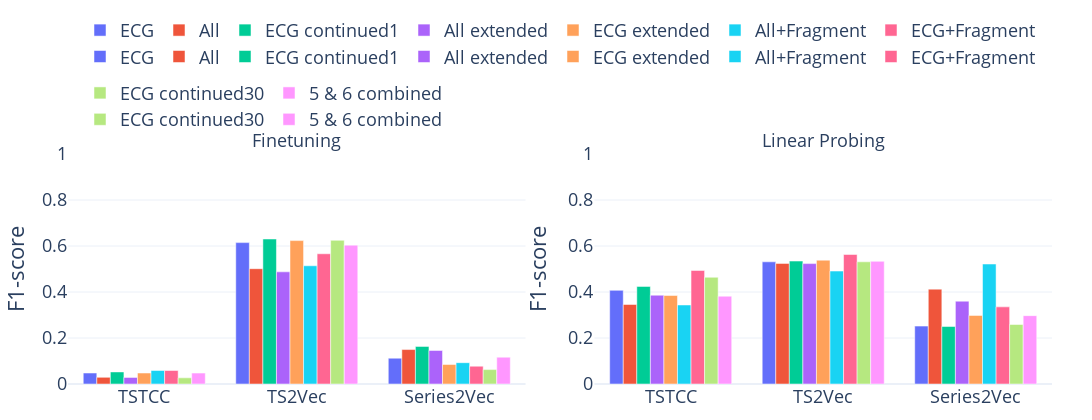

Notebook cell for this chart:
### Code cell
fig_bar1 = px.bar(fragment_result.query("calibration == 'finetuning' & head_model == 'MLP'"), x='ssl_model', y='f1', color='scenario', 
             facet_row='calibration', facet_col='head_model', barmode='group',
             labels={'ssl_model': 'SSL Model', 'acc': 'Accuracy', 'scenario': 'Scenario'},
             )

fig_bar2 = px.bar(fragment_result.query("calibration == 'linearprobing' & head_model == 'MLP'"), x='ssl_model', y='f1', color='scenario', 
             facet_row='calibration', facet_col='head_model', barmode='group',
             labels={'ssl_model': 'SSL Model', 'acc': 'Accuracy', 'scenario': 'Scenario'},
             )

fig = make_subplots(rows=1, cols=2, subplot_titles=['Finetuning', 'Linear Probing'], horizontal_spacing=0.07,)

fig.add_traces(
    fig_bar1['data'],
    rows=1, cols=1
)

fig.add_traces(
    fig_bar2['data'],
    rows=1, cols=2,

)
fig.update_annotations(font_size=18)
fig.update_layout(showlegend=False)
fig.update_yaxes(title='F1-score', range=[0, 1])
fig.update_layout(height=420, width=1600, font_size=18, 
                  legend_title_text="",
                  margin=dict(l=40, r=40, b=30, t=80),
                  showlegend=True,
                  legend=dict(orientation="h", yanchor="bottom", y=1.07, xanchor="center", x=0.5)
)

### Figure 1 — Plotly figure (JSON) as saved in the notebook; plotly's stock layout.template omitted (floating-point values rounded to 4 significant figures)
{"data": [{"alignmentgroup": "True", "hovertemplate": "Scenario=ECG<br>calibration=finetuning<br>head_model=MLP<br>SSL Model=%{x}<br>f1=%{y}<extra></extra>", "legendgroup": "ECG", "marker": {"color": "#636efa", "pattern": {"shape": ""}}, "name": "ECG", "offsetgroup": "ECG", "orientation": "v", "showlegend": true, "textposition": "auto", "type": "bar", "x": ["TSTCC", "TS2Vec", "Series2Vec"], "xaxis": "x", "y": [0.0477, 0.6147, 0.1122], "yaxis": "y"}, {"alignmentgroup": "True", "hovertemplate": "Scenario=All<br>calibration=finetuning<br>head_model=MLP<br>SSL Model=%{x}<br>f1=%{y}<extra></extra>", "legendgroup": "All", "marker": {"color": "#EF553B", "pattern": {"shape": ""}}, "name": "All", "offsetgroup": "All", "orientation": "v", "showlegend": true, "textposition": "auto", "type": "bar", "x": ["TSTCC", "TS2Vec", "Series2Vec"], "xaxis": "x", "y": [0.0289, 0.5013, 0.1498], "yaxis": "y"}, {"alignmentgroup": "True", "hovertemplate": "Scenario=ECG continued1<br>calibration=finetuning<br>head_model=MLP<br>SSL Model=%{x}<br>f1=%{y}<extra></extra>", "legendgroup": "ECG continued1", "marker": {"color": "#00cc96", "pattern": {"shape": ""}}, "name": "ECG continued1", "offsetgroup": "ECG continued1", "orientation": "v", "showlegend": true, "textposition": "auto", "type": "bar", "x": ["Series2Vec", "TS2Vec", "TSTCC"], "xaxis": "x", "y": [0.1634, 0.6305, 0.0525], "yaxis": "y"}, {"alignmentgroup": "True", "hovertemplate": "Scenario=All extended<br>calibration=finetuning<br>head_model=MLP<br>SSL Model=%{x}<br>f1=%{y}<extra></extra>", "legendgroup": "All extended", "marker": {"color": "#ab63fa", "pattern": {"shape": ""}}, "name": "All extended", "offsetgroup": "All extended", "orientation": "v", "showlegend": true, "textposition": "auto", "type": "bar", "x": ["Series2Vec", "TS2Vec", "TSTCC"], "xaxis": "x", "y": [0.1459, 0.4877, 0.0287], "yaxis": "y"}, {"alignmentgroup": "True", "hovertemplate": "Scenario=ECG extended<br>calibration=finetuning<br>head_model=MLP<br>SSL Model=%{x}<br>f1=%{y}<extra></extra>", "legendgroup": "ECG extended", "marker": {"color": "#FFA15A", "pattern": {"shape": ""}}, "name": "ECG extended", "offsetgroup": "ECG extended", "orientation": "v", "showlegend": true, "textposition": "auto", "type": "bar", "x": ["Series2Vec", "TS2Vec", "TSTCC"], "xaxis": "x", "y": [0.0847, 0.6235, 0.0477], "yaxis": "y"}, {"alignmentgroup": "True", "hovertemplate": "Scenario=All+Fragment<br>calibration=finetuning<br>head_model=MLP<br>SSL Model=%{x}<br>f1=%{y}<extra></extra>", "legendgroup": "All+Fragment", "marker": {"color": "#19d3f3", "pattern": {"shape": ""}}, "name": "All+Fragment", "offsetgroup": "All+Fragment", "orientation": "v", "showlegend": true, "textposition": "auto", "type": "bar", "x": ["Series2Vec", "TS2Vec", "TSTCC"], "xaxis": "x", "y": [0.0927, 0.514, 0.0586], "yaxis": "y"}, {"alignmentgroup": "True", "hovertemplate": "Scenario=ECG+Fragment<br>calibration=finetuning<br>head_model=MLP<br>SSL Model=%{x}<br>f1=%{y}<extra></extra>", "legendgroup": "ECG+Fragment", "marker": {"color": "#FF6692", "pattern": {"shape": ""}}, "name": "ECG+Fragment", "offsetgroup": "ECG+Fragment", "orientation": "v", "showlegend": true, "textposition": "auto", "type": "bar", "x": ["Series2Vec", "TS2Vec", "TSTCC"], "xaxis": "x", "y": [0.0774, 0.5662, 0.0587], "yaxis": "y"}, {"alignmentgroup": "True", "hovertemplate": "Scenario=ECG continued30<br>calibration=finetuning<br>head_model=MLP<br>SSL Model=%{x}<br>f1=%{y}<extra></extra>", "legendgroup": "ECG continued30", "marker": {"color": "#B6E880", "pattern": {"shape": ""}}, "name": "ECG continued30", "offsetgroup": "ECG continued30", "orientation": "v", "showlegend": true, "textposition": "auto", "type": "bar", "x": ["Series2Vec", "TS2Vec", "TSTCC"], "xaxis": "x", "y": [0.0626, 0.6248, 0.0268], "yaxis": "y"}, {"alignmentgroup": "True", "hovertemplate": "Scenario=5 & 6 combined<br>calibration=finetuning<br>head_model=MLP<br>SSL Model=%{x}<br>f1=%{y}<extra></extra>", "legendgroup": "5 & 6 combined", "marker": {"color": "#FF97FF", "pattern": {"shape": ""}}, "name": "5 & 6 combined", "offsetgroup": "5 & 6 combined", "orientation": "v", "showlegend": true, "textposition": "auto", "type": "bar", "x": ["Series2Vec", "TS2Vec", "TSTCC"], "xaxis": "x", "y": [0.1167, 0.6036, 0.0475], "yaxis": "y"}, {"alignmentgroup": "True", "hovertemplate": "Scenario=ECG<br>calibration=linearprobing<br>head_model=MLP<br>SSL Model=%{x}<br>f1=%{y}<extra></extra>", "legendgroup": "ECG", "marker": {"color": "#636efa", "pattern": {"shape": ""}}, "name": "ECG", "offsetgroup": "ECG", "orientation": "v", "showlegend": true, "textposition": "auto", "type": "bar", "x": ["TSTCC", "TS2Vec", "Series2Vec"], "xaxis": "x2", "y": [0.4072, 0.5312, 0.2517], "yaxis": "y2"}, {"alignmentgroup": "True", "hovertemplate": "Scenario=All<br>calibration=linearprobing<br>head_model=MLP<br>SSL Model=%{x}<br>f1=%{y}<extra></extra>", "legendgroup": "All", "marker": {"color": "#EF553B", "pattern": {"shape": ""}}, "name": "All", "offsetgroup": "All", "orientation": "v", "showlegend": true, "textposition": "auto", "type": "bar", "x": ["TSTCC", "TS2Vec", "Series2Vec"], "xaxis": "x2", "y": [0.3457, 0.5244, 0.4125], "yaxis": "y2"}, {"alignmentgroup": "True", "hovertemplate": "Scenario=ECG continued1<br>calibration=linearprobing<br>head_model=MLP<br>SSL Model=%{x}<br>f1=%{y}<extra></extra>", "legendgroup": "ECG continued1", "marker": {"color": "#00cc96", "pattern": {"shape": ""}}, "name": "ECG continued1", "offsetgroup": "ECG continued1", "orientation": "v", "showlegend": true, "textposition": "auto", "type": "bar", "x": ["Series2Vec", "TS2Vec", "TSTCC"], "xaxis": "x2", "y": [0.2499, 0.5345, 0.4243], "yaxis": "y2"}, {"alignmentgroup": "True", "hovertemplate": "Scenario=All extended<br>calibration=linearprobing<br>head_model=MLP<br>SSL Model=%{x}<br>f1=%{y}<extra></extra>", "legendgroup": "All extended", "marker": {"color": "#ab63fa", "pattern": {"shape": ""}}, "name": "All extended", "offsetgroup": "All extended", "orientation": "v", "showlegend": true, "textposition": "auto", "type": "bar", "x": ["Series2Vec", "TS2Vec", "TSTCC"], "xaxis": "x2", "y": [0.3601, 0.5235, 0.3861], "yaxis": "y2"}, {"alignmentgroup": "True", "hovertemplate": "Scenario=ECG extended<br>calibration=linearprobing<br>head_model=MLP<br>SSL Model=%{x}<br>f1=%{y}<extra></extra>", "legendgroup": "ECG extended", "marker": {"color": "#FFA15A", "pattern": {"shape": ""}}, "name": "ECG extended", "offsetgroup": "ECG extended", "orientation": "v", "showlegend": true, "textposition": "auto", "type": "bar", "x": ["Series2Vec", "TS2Vec", "TSTCC"], "xaxis": "x2", "y": [0.2982, 0.5384, 0.3847], "yaxis": "y2"}, {"alignmentgroup": "True", "hovertemplate": "Scenario=All+Fragment<br>calibration=linearprobing<br>head_model=MLP<br>SSL Model=%{x}<br>f1=%{y}<extra></extra>", "legendgroup": "All+Fragment", "marker": {"color": "#19d3f3", "pattern": {"shape": ""}}, "name": "All+Fragment", "offsetgroup": "All+Fragment", "orientation": "v", "showlegend": true, "textposition": "auto", "type": "bar", "x": ["Series2Vec", "TS2Vec", "TSTCC"], "xaxis": "x2", "y": [0.5216, 0.491, 0.3436], "yaxis": "y2"}, {"alignmentgroup": "True", "hovertemplate": "Scenario=ECG+Fragment<br>calibration=linearprobing<br>head_model=MLP<br>SSL Model=%{x}<br>f1=%{y}<extra></extra>", "legendgroup": "ECG+Fragment", "marker": {"color": "#FF6692", "pattern": {"shape": ""}}, "name": "ECG+Fragment", "offsetgroup": "ECG+Fragment", "orientation": "v", "showlegend": true, "textposition": "auto", "type": "bar", "x": ["Series2Vec", "TS2Vec", "TSTCC"], "xaxis": "x2", "y": [0.3354, 0.5631, 0.4936], "yaxis": "y2"}, {"alignmentgroup": "True", "hovertemplate": "Scenario=ECG continued30<br>calibration=linearprobing<br>head_model=MLP<br>SSL Model=%{x}<br>f1=%{y}<extra></extra>", "legendgroup": "ECG continued30", "marker": {"color": "#B6E880", "pattern": {"shape": ""}}, "name": "ECG continued30", "offsetgroup": "ECG continued30", "orientation": "v", "showlegend": true, "textposition": "auto", "type": "bar", "x": ["Series2Vec", "TS2Vec", "TSTCC"], "xaxis": "x2", "y": [0.2587, 0.5313, 0.4641], "yaxis": "y2"}, {"alignmentgroup": "True", "hovertemplate": "Scenario=5 & 6 combined<br>calibration=linearprobing<br>head_model=MLP<br>SSL Model=%{x}<br>f1=%{y}<extra></extra>", "legendgroup": "5 & 6 combined", "marker": {"color": "#FF97FF", "pattern": {"shape": ""}}, "name": "5 & 6 combined", "offsetgroup": "5 & 6 combined", "orientation": "v", "showlegend": true, "textposition": "auto", "type": "bar", "x": ["Series2Vec", "TS2Vec", "TSTCC"], "xaxis": "x2", "y": [0.2972, 0.5334, 0.3817], "yaxis": "y2"}], "layout": {"annotations": [{"font": {"size": 18}, "showarrow": false, "text": "Finetuning", "x": 0.2325, "xanchor": "center", "xref": "paper", "y": 1, "yanchor": "bottom", "yref": "paper"}, {"font": {"size": 18}, "showarrow": false, "text": "Linear Probing", "x": 0.7675, "xanchor": "center", "xref": "paper", "y": 1, "yanchor": "bottom", "yref": "paper"}], "font": {"size": 18}, "height": 420, "legend": {"orientation": "h", "title": {"text": ""}, "x": 0.5, "xanchor": "center", "y": 1.07, "yanchor": "bottom"}, "margin": {"b": 30, "l": 40, "r": 40, "t": 80}, "showlegend": true, "width": 1600, "xaxis": {"anchor": "y", "domain": [0, 0.465]}, "xaxis2": {"anchor": "y2", "domain": [0.535, 1.0]}, "yaxis": {"anchor": "x", "domain": [0, 1], "range": [0, 1], "title": {"text": "F1-score"}}, "yaxis2": {"anchor": "x2", "domain": [0, 1], "range": [0, 1], "title": {"text": "F1-score"}}}}
